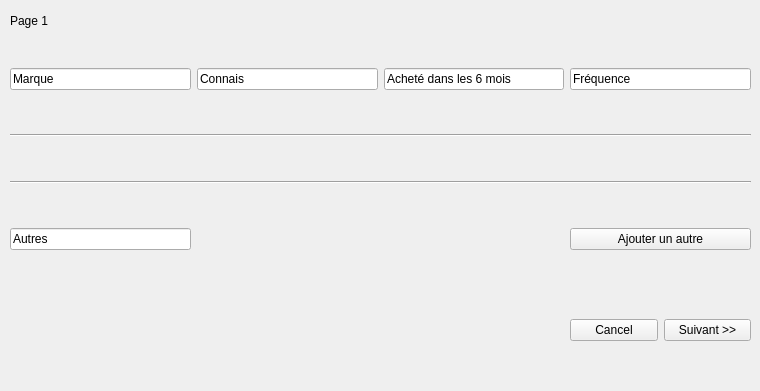
<?xml version="1.0" encoding="UTF-8"?>
<ui version="4.0">
 <class>Sondage_page1</class>
 <widget class="QWidget" name="Sondage_page1">
  <property name="geometry">
   <rect>
    <x>0</x>
    <y>0</y>
    <width>760</width>
    <height>391</height>
   </rect>
  </property>
  <property name="windowTitle">
   <string>Form</string>
  </property>
  <widget class="QLabel" name="label">
   <property name="geometry">
    <rect>
     <x>10</x>
     <y>10</y>
     <width>67</width>
     <height>21</height>
    </rect>
   </property>
   <property name="text">
    <string>Page 1</string>
   </property>
  </widget>
  <widget class="QWidget" name="horizontalLayoutWidget">
   <property name="geometry">
    <rect>
     <x>570</x>
     <y>290</y>
     <width>181</width>
     <height>80</height>
    </rect>
   </property>
   <layout class="QHBoxLayout" name="horizontalLayout">
    <item>
     <widget class="QPushButton" name="pushButton">
      <property name="text">
       <string>Cancel</string>
      </property>
     </widget>
    </item>
    <item>
     <widget class="QPushButton" name="pushButton_2">
      <property name="text">
       <string>Suivant &gt;&gt;</string>
      </property>
     </widget>
    </item>
   </layout>
  </widget>
  <widget class="QWidget" name="gridLayoutWidget">
   <property name="geometry">
    <rect>
     <x>10</x>
     <y>30</y>
     <width>741</width>
     <height>261</height>
    </rect>
   </property>
   <layout class="QGridLayout" name="gridLayout">
    <item row="0" column="1">
     <widget class="QLineEdit" name="lineEdit_2">
      <property name="text">
       <string>Connais</string>
      </property>
      <property name="readOnly">
       <bool>true</bool>
      </property>
     </widget>
    </item>
    <item row="0" column="2">
     <widget class="QLineEdit" name="lineEdit_3">
      <property name="text">
       <string>Acheté dans les 6 mois</string>
      </property>
      <property name="readOnly">
       <bool>true</bool>
      </property>
     </widget>
    </item>
    <item row="0" column="0">
     <widget class="QLineEdit" name="lineEdit">
      <property name="text">
       <string>Marque</string>
      </property>
      <property name="readOnly">
       <bool>true</bool>
      </property>
     </widget>
    </item>
    <item row="0" column="3">
     <widget class="QLineEdit" name="lineEdit_4">
      <property name="text">
       <string>Fréquence</string>
      </property>
      <property name="readOnly">
       <bool>true</bool>
      </property>
     </widget>
    </item>
    <item row="3" column="0">
     <widget class="QLineEdit" name="lineEdit_5">
      <property name="text">
       <string>Autres</string>
      </property>
      <property name="readOnly">
       <bool>true</bool>
      </property>
     </widget>
    </item>
    <item row="3" column="3">
     <widget class="QPushButton" name="pushButton_3">
      <property name="text">
       <string>Ajouter un autre</string>
      </property>
     </widget>
    </item>
    <item row="1" column="0" colspan="4">
     <widget class="Line" name="line">
      <property name="orientation">
       <enum>Qt::Horizontal</enum>
      </property>
     </widget>
    </item>
    <item row="2" column="0" colspan="4">
     <widget class="Line" name="line_2">
      <property name="orientation">
       <enum>Qt::Horizontal</enum>
      </property>
     </widget>
    </item>
   </layout>
  </widget>
 </widget>
 <resources/>
 <connections/>
</ui>
